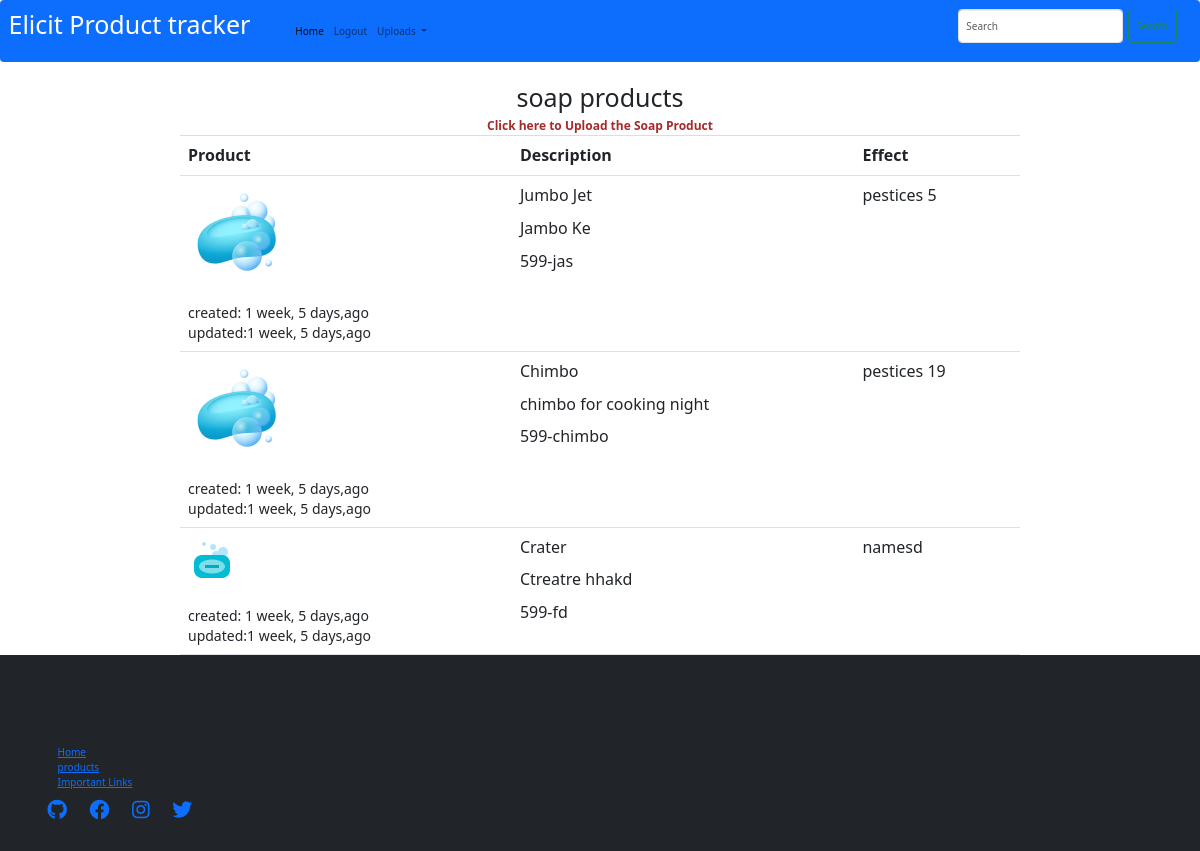
Page /soap/ on the committed database.
### trackerApp/models.py (models this page shows, shortened)
class SoaplModels(models.Model):
    soapname=models.CharField(max_length=50)
    soappicture=models.ImageField(null=True)
    updated= models.DateTimeField(auto_now=True)
    created= models.DateTimeField(auto_now_add=True)
    description1=models.TextField(max_length=70)
    description2=models.CharField(max_length=100)
    description3=models.CharField(max_length=105)

### trackerApp/views.py (the view)
# urls.py: path('soap/', views.soapProducts, name='soap-Products'),
def soapProducts(request):
    displaySoap=SoaplModels.objects.all()
    return render(request,'trackerApp/soap.html',{'displaySoap':displaySoap})

### trackerApp/templates/trackerApp/soap.html (shortened to what this page needs)
{% extends 'trackerApp/base.html'%}
{% block content %}
<h1 style="text-align:center;">soap products</h1>
<div class="title-head">
          <a href="{% url 'soapUploading' %}">Click here to Upload the Soap Product</a>
        </div>
<link href="https://cdn.jsdelivr.net/npm/bootstrap@5.3.0-alpha1/dist/css/bootstrap.min.css" rel="stylesheet">
<table class="table" style="width:70%;margin:auto;background-color:red;padding-top:200px;">
  <tr>
    <th class="thead-dark">Product</th>
    <th class="thead-dark">Description</th>
    <th class="thead-dark"style="text-align:left ;">Effect</th>
  </tr>
  {% for soapCont in displaySoap %}
  <tr>
    <td>
      <div class="imagecontainer">
        <img src="{{ soapCont.soappicture.url }}">
      </div>
      <br>
      <span><small>created: {{soapCont.created|timesince}},ago</small></span><br>
      <span ><small>updated:{{soapCont.updated|timesince}},ago</small></span>
    </td>
      <td>
          <p >{{ soapCont.soapname }}</p>
          <p >{{ soapCont.description1 }}</p>
          <p >{{ soapCont.description2 }}</p>
      </td>
      <td><p style="text-align:left ;">{{ soapCont.description3 }}</p></td>
    </tr>
  {% endfor %}
</table>
{% endblock %}

### trackerApp/templates/trackerApp/soap.html (style rules this page uses)
.title-head { text-align: center; }
.title-head a { text-decoration: none; text-align: center; color: brown; font-size: 1.2rem; font-weight: bold; }
.title-head a::after { text-align: center; color: yellowgreen; padding: 20px; background-color: violet; }

### rows in the picture
SoaplModels: soappicture (picture), created "1 week, 5 days", updated "1 week, 5 days", soapname "Jumbo Jet", description1 "Jambo Ke", description2 "599-jas", description3 "pestices 5"
SoaplModels: soappicture (picture), created "1 week, 5 days", updated "1 week, 5 days", soapname "Chimbo", description1 "chimbo for cooking night", description2 "599-chimbo", description3 "pestices 19"
SoaplModels: soappicture (picture), created "1 week, 5 days", updated "1 week, 5 days", soapname "Crater", description1 "Ctreatre hhakd", description2 "599-fd", description3 "namesd"
